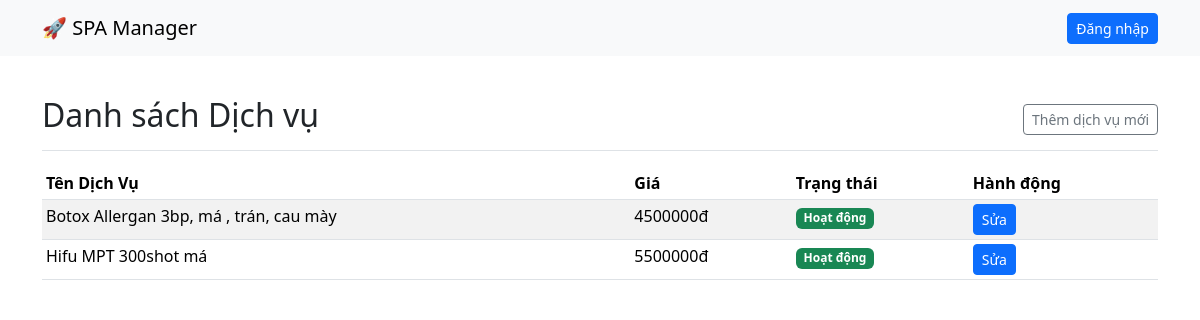
Page /services/ on the committed database.
### sales/models.py (models this page shows, shortened)
class Service(models.Model):
    name = models.CharField(max_length=255)
    price = models.DecimalField(max_digits=12, decimal_places=2)
    description = models.TextField(blank=True, null=True)
    is_active = models.BooleanField(default=True)

### sales/views.py (the view)
# urls.py: path('services/', views.service_list_view, name='service_list'),
def service_list_view(request):
    services = Service.objects.order_by('name')
    context = {'page_title': 'Danh sách Dịch vụ', 'services': services}
    return render(request, 'sales/service_list.html', context)

### sales/templates/sales/service_list.html (shortened to what this page needs)
{% extends 'sales/base.html' %}
{% block content %}
<div class="d-flex justify-content-between flex-wrap flex-md-nowrap align-items-center pt-3 pb-2 mb-3 border-bottom">
    <h1 class="h2">{{ page_title }}</h1>
    <div class="btn-toolbar mb-2 mb-md-0">
        <a href="{% url 'add_service' %}" class="btn btn-sm btn-outline-secondary">
            Thêm dịch vụ mới
        </a>
    </div>
</div>
<div class="table-responsive">
    <table class="table table-striped table-sm">
        <thead>
            <tr>
                <th>Tên Dịch Vụ</th>
                <th>Giá</th>
                <th>Trạng thái</th>
                <th>Hành động</th>
            </tr>
        </thead>
        <tbody>
            {% for service in services %}
            <tr>
                <td>{{ service.name }}</td>
                <td>{{ service.price|floatformat:0 }}đ</td>
                <td>
                    {% if service.is_active %}
                        <span class="badge bg-success">Hoạt động</span>
                    {% else %}
                        <span class="badge bg-danger">Ngừng</span>
                    {% endif %}
                </td>
                <td>
                    <a href="{% url 'edit_service' service.id %}" class="btn btn-sm btn-primary">Sửa</a>
                </td>
            </tr>
            {% empty %}
            <tr>
                <td colspan="4" class="text-center">Chưa có dịch vụ nào.</td>
            </tr>
            {% endfor %}
        </tbody>
    </table>
</div>
{% endblock %}

### rows in the picture
Service: name "Botox Allergan 3bp, má , trán, cau mày", price "4500000", is_active "Hoạt động"
Service: name "Hifu MPT 300shot má", price "5500000", is_active "Hoạt động"

### other values in the picture
{{ page_title }} "Danh sách Dịch vụ"
